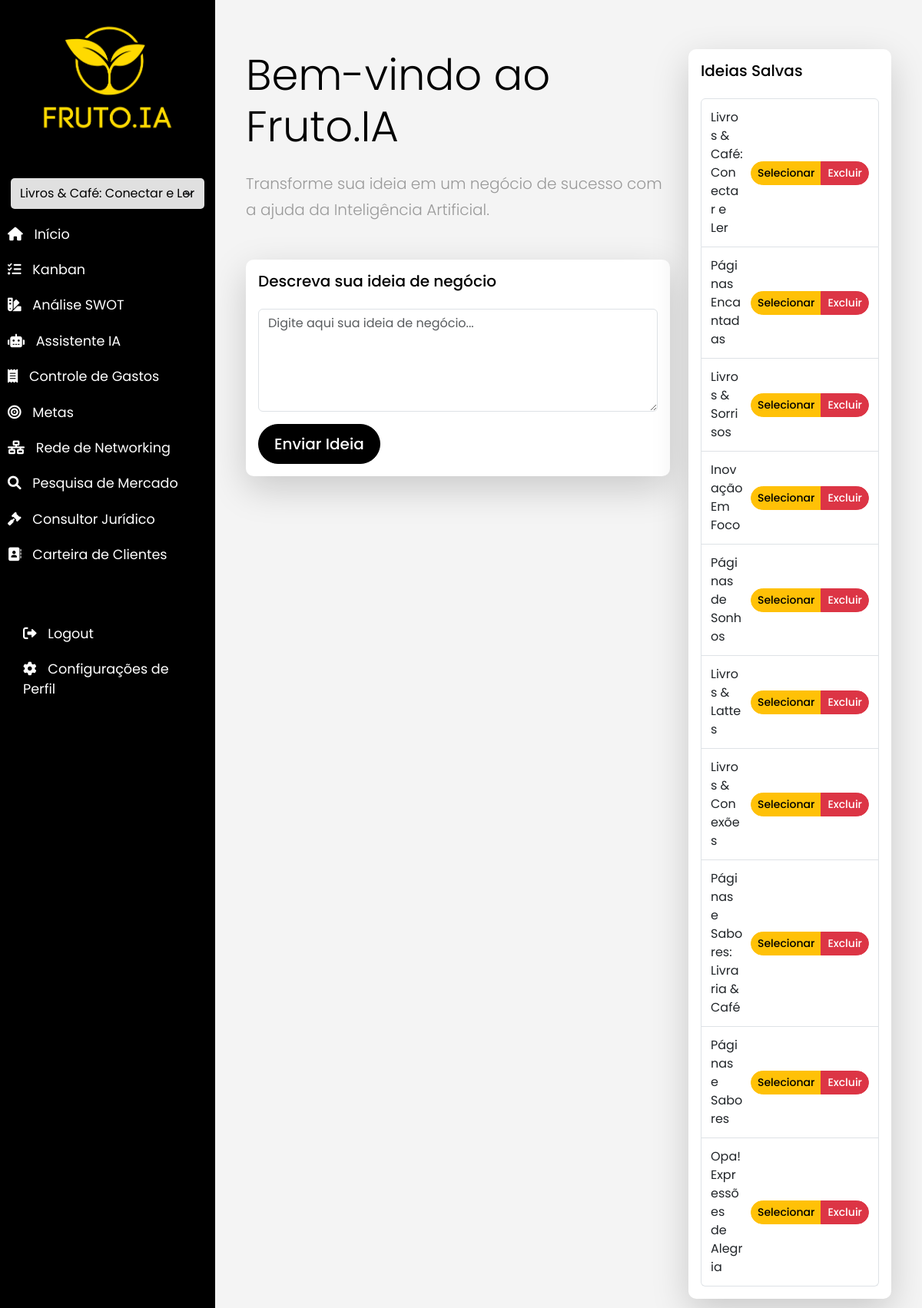
Page / (signed in) on the earlier database version.
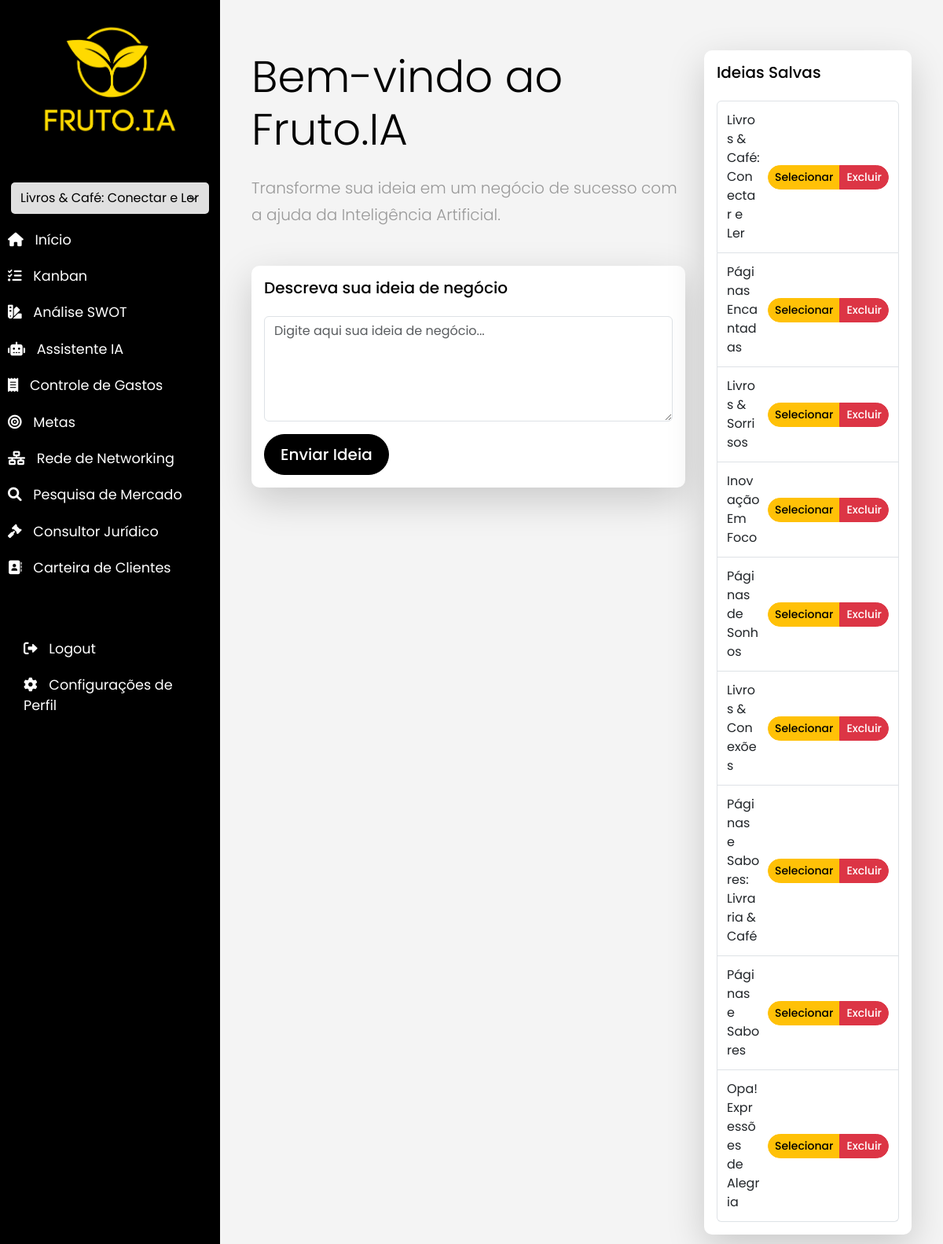
Same page on the later database version.
### app/models.py (models this page shows)
class Idea(db.Model):
    id = db.Column(db.Integer, primary_key=True)
    title = db.Column(db.String(100))
    description = db.Column(db.Text)
    timestamp = db.Column(db.DateTime, index=True, default=datetime.utcnow)
    user_id = db.Column(db.Integer, db.ForeignKey('user.id'))
    questions = db.relationship('Question', backref='idea', lazy='dynamic')
    tasks = db.relationship('Task', backref='idea', lazy='dynamic')
    expenses = db.relationship('Expense', backref='idea', lazy='dynamic')

### app/routes.py (the view)
@main.route('/')
@login_required
def index():
    ideas = Idea.query.filter_by(user_id=current_user.id).order_by(Idea.timestamp.desc()).all()
    selected_idea_id = ideas[0].id if ideas else None
    return render_template('index.html', ideas=ideas, selected_idea_id=selected_idea_id)

### app/__init__.py (called while the page is built)
def create_app():
    app = Flask(__name__, static_url_path='', static_folder='static', template_folder='templates')
    app.config.from_object(Config)
    app.config['SQLALCHEMY_DATABASE_URI'] = os.getenv('SQLALCHEMY_DATABASE_URI')
    app.config['SQLALCHEMY_TRACK_MODIFICATIONS'] = False
    db.init_app(app)
    migrate.init_app(app, db)
    login.init_app(app)
    csrf.init_app(app)
    mail.init_app(app)
    from app import routes
    app.register_blueprint(routes.main)
    from app.auth import bp as auth_bp
    app.register_blueprint(auth_bp, url_prefix='/auth')
    @login.user_loader
    def load_user(id):
        return User.query.get(int(id))
    return app

### app/routes.py (called while the page is built)
@main.context_processor
def inject_user_ideas():
    if current_user.is_authenticated:
        user_ideas = current_user.ideas.all()
        selected_idea_id = request.view_args.get('idea_id')
        return {'user_ideas': user_ideas, 'selected_idea_id': selected_idea_id}
    return {}

### app/templates/index.html (shortened to what this page needs)
{% extends "base.html" %}
{% block content %}
<div class="row">
    <div class="col-md-8">
        <h1 class="display-4 mb-4">Bem-vindo ao Fruto.IA</h1>
        <p class="lead mb-5">Transforme sua ideia em um negócio de sucesso com a ajuda da Inteligência Artificial.</p>
        <div class="card shadow-lg mb-5">
            <div class="card-body">
                <h5 class="card-title mb-4">Descreva sua ideia de negócio</h5>
                <form id="ideaForm">
                    <div class="mb-3">
                        <textarea class="form-control" id="ideaDescription" rows="5" placeholder="Digite aqui sua ideia de negócio..." required></textarea>
                    </div>
                    <button type="submit" class="btn btn-primary btn-lg">Enviar Ideia</button>
                </form>
            </div>
        </div>
    </div>
    <div class="col-md-4">
        <div id="savedIdeasSection" class="card shadow-lg">
            <div class="card-body">
                <h5 class="card-title mb-4">Ideias Salvas</h5>
                <ul id="savedIdeasList" class="list-group">
                    {% for idea in ideas %}
                    <li class="list-group-item">
                        <div class="d-flex justify-content-between align-items-center w-100">
                            <span class="idea-title">{{ idea.title }}</span>
                            <div class="btn-group" role="group">
                                <button class="btn btn-sm btn-warning select-idea" data-idea-id="{{ idea.id }}">Selecionar</button>
                                <button class="btn btn-sm btn-danger delete-idea" data-idea-id="{{ idea.id }}">Excluir</button>
                            </div>
                        </div>
                    </li>
                    {% endfor %}
                </ul>
            </div>
        </div>
    </div>
</div>
{% endblock %}

### app/templates/base.html (shortened to what this page needs)
<!DOCTYPE html>
<html lang="pt-BR">
<head>
    <link href="https://cdn.jsdelivr.net/npm/bootstrap@5.3.0-alpha1/dist/css/bootstrap.min.css" rel="stylesheet">
    <link href="https://cdnjs.cloudflare.com/ajax/libs/font-awesome/6.0.0-beta3/css/all.min.css" rel="stylesheet">
    <link rel="stylesheet" href="{{ url_for('static', filename='css/style.css') }}">
</head>
<body>
    <div class="wrapper">
        {% if current_user.is_authenticated %}
        <nav id="sidebar">
            <div class="sidebar-header">
                <img src="{{ url_for('static', filename='logo/1_1.png') }}" alt="Fruto.IA Logo" class="img-fluid">
            </div>
            <ul class="list-unstyled components">
                <li>
                    <select id="ideaSelector" class="form-select">
                        {% for idea in current_user.ideas %}
                        <option value="{{ idea.id }}" {% if idea.id == selected_idea_id %}selected{% endif %}>{{ idea.title }}</option>
                        {% endfor %}
                    </select>
                </li>
                <li><a href="{{ url_for('main.index') }}"><i class="fas fa-home"></i> <span>Início</span></a></li>
                <li><a href="{{ url_for('main.kanban', idea_id=selected_idea_id) if selected_idea_id else '#' }}" {% if not selected_idea_id %}class="disabled"{% endif %}><i class="fas fa-tasks"></i> <span>Kanban</span></a></li>
                <li><a href="{{ url_for('main.swot_analysis', idea_id=selected_idea_id) if selected_idea_id else '#' }}" {% if not selected_idea_id %}class="disabled"{% endif %}><i class="fas fa-swatchbook"></i> <span>Análise SWOT</span></a></li>
                <li><a href="{{ url_for('main.assistant', idea_id=selected_idea_id) if selected_idea_id else '#' }}" {% if not selected_idea_id %}class="disabled"{% endif %}><i class="fas fa-robot"></i> <span>Assistente IA</span></a></li>
                <li><a href="{{ url_for('main.view_expenses', idea_id=selected_idea_id) if selected_idea_id else '#' }}" {% if not selected_idea_id %}class="disabled"{% endif %}><i class="fas fa-receipt"></i> <span>Controle de Gastos</span></a></li>
                <li><a href="{{ url_for('main.goals', idea_id=selected_idea_id) if selected_idea_id else '#' }}" {% if not selected_idea_id %}class="disabled"{% endif %}><i class="fas fa-bullseye"></i> <span>Metas</span></a></li>
                <li><a href="{{ url_for('main.networking', idea_id=selected_idea_id) if selected_idea_id else '#' }}" {% if not selected_idea_id %}class="disabled"{% endif %}><i class="fas fa-network-wired"></i> <span>Rede de Networking</span></a></li>
                <li><a href="{{ url_for('main.market_research', idea_id=selected_idea_id) if selected_idea_id else '#' }}" {% if not selected_idea_id %}class="disabled"{% endif %}><i class="fas fa-search"></i> <span>Pesquisa de Mercado</span></a></li>
                <li><a href="{{ url_for('main.legal', idea_id=selected_idea_id) if selected_idea_id else '#' }}" {% if not selected_idea_id %}class="disabled"{% endif %}><i class="fas fa-gavel"></i> <span>Consultor Jurídico</span></a></li>
                <li><a href="{{ url_for('main.customers', idea_id=selected_idea_id) if selected_idea_id else '#' }}" {% if not selected_idea_id %}class="disabled"{% endif %}><i class="fas fa-address-book"></i> <span>Carteira de Clientes</span></a></li>
            </ul>
            <div class="sidebar-footer">
                <ul class="list-unstyled">
                    <li><a href="{{ url_for('auth.logout') }}"><i class="fas fa-sign-out-alt"></i> <span>Logout</span></a></li>
                    <li><a href="{{ url_for('main.profile_settings') }}"><i class="fas fa-cog"></i> <span>Configurações de Perfil</span></a></li>
                </ul>
            </div>
        </nav>
        {% endif %}
        <div id="content">
            <main class="container mt-4">
                {% block content %}{% endblock %}
            </main>
        </div>
    </div>
</body>
</html>

### app/static/css/style.css (style rules this page uses)
:root { --primary-color: #e0e0e0; --secondary-color: #e0e0e0; --background-color: #f4f4f4; --text-color: #000000; --sidebar-color: #000000; --sidebar-hover-color: #e0e0e0; --light-purple: #e0e0e0; }
body { font-family: 'Poppins', sans-serif; background-color: var(--background-color); color: var(--text-color); }
p { font-family: 'Poppins', sans-serif; font-size: 1.1em; font-weight: 300; line-height: 1.7em; color: #999; }
a, a:hover, a:focus { color: inherit; text-decoration: none; transition: all 0.3s; }
.wrapper { display: flex; width: 100%; }
#sidebar { width: 280px; background: var(--sidebar-color); color: #fff; transition: all 0.3s; min-height: 100vh; }
#sidebar .sidebar-header { padding: 20px; background: #000000; display: flex; justify-content: center; align-items: center; }
#sidebar .sidebar-header img { width: 80%; height: auto; }
#sidebar ul.components { padding: 20px 0; }
.sidebar-footer { padding: 20px; background-color: #000000; }
#content { width: calc(100% - 280px); padding: 20px; min-height: 100vh; transition: all 0.3s; }
#sidebar ul li a { padding: 10px; font-size: 1.1em; display: block; color: #fff; text-decoration: none; }
#sidebar ul li a i { margin-right: 10px; }
.card { background-color: #ffffff; border: none; border-radius: 10px; box-shadow: 0 4px 6px rgba(0, 0, 0, 0.1); transition: all 0.3s ease; }
.card-title { color: #000000; }
.btn { border-radius: 30px; padding: 10px 20px; font-weight: 500; transition: all 0.3s ease; }
.btn-primary { background-color: #000000; border-color: #000000; color: #ffffff; }
textarea.form-control { resize: vertical; }
main.container { flex-grow: 1; padding: 20px; }
#savedIdeasList .list-group-item { padding: 0.75rem; }
#savedIdeasList .idea-title { word-break: break-word; margin-right: 10px; }
#savedIdeasList .btn-group { white-space: nowrap; }
#savedIdeasList .btn-group .btn { padding: 0.25rem 0.5rem; font-size: 0.875rem; }
#sidebar #ideaSelector { width: 90%; margin: 10px auto; display: block; background-color: #e0e0e0; color: #000000; border: none; border-radius: 5px; padding: 8px 12px; }
#sidebar #ideaSelector option { background-color: #fff; color: #000000; }
.sidebar-footer ul { margin: 0; padding: 0; }
.sidebar-footer li { list-style: none; }
.sidebar-footer a { color: #ffffff; padding: 10px 20px; display: block; transition: all 0.3s; }
#sidebar { position: relative; min-height: 100vh; padding-bottom: 100px; }
#sidebar .components { overflow-y: auto; max-height: calc(100vh - 200px); }

Differences in the rows shown:
removed Idea: title "Livros & Lattes"
